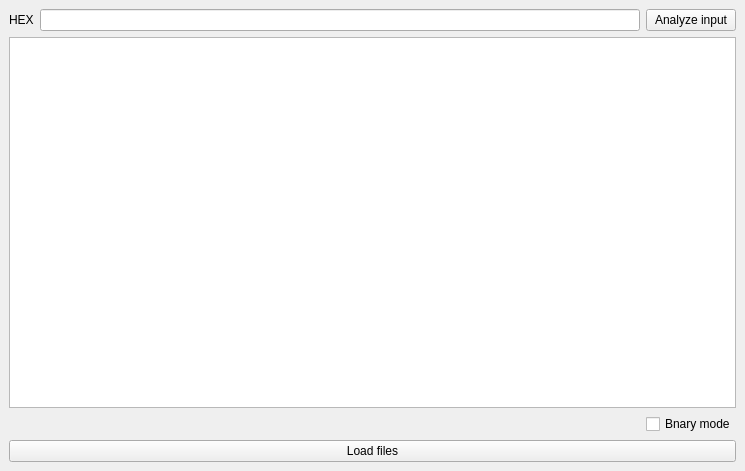
<?xml version="1.0" encoding="UTF-8"?>
<ui version="4.0">
 <class>UiEntropyAnalyzer</class>
 <widget class="QMainWindow" name="UiEntropyAnalyzer">
  <property name="geometry">
   <rect>
    <x>0</x>
    <y>0</y>
    <width>745</width>
    <height>471</height>
   </rect>
  </property>
  <property name="windowTitle">
   <string>Entropy Analyzer Tool</string>
  </property>
  <widget class="QWidget" name="centralwidget">
   <layout class="QGridLayout" name="gridLayout">
    <item row="0" column="2">
     <widget class="QPushButton" name="pushButton_AnalyzeInput">
      <property name="text">
       <string>Analyze input</string>
      </property>
     </widget>
    </item>
    <item row="0" column="1">
     <widget class="QLineEdit" name="lineEdit_InputBytes">
      <property name="sizePolicy">
       <sizepolicy hsizetype="Expanding" vsizetype="Fixed">
        <horstretch>0</horstretch>
        <verstretch>0</verstretch>
       </sizepolicy>
      </property>
     </widget>
    </item>
    <item row="3" column="0" colspan="3">
     <widget class="QPushButton" name="pushButton_LoadFiles">
      <property name="text">
       <string>Load files</string>
      </property>
     </widget>
    </item>
    <item row="1" column="0" colspan="3">
     <widget class="AdvancedPlainTextEdit" name="plainTextEdit_Output"/>
    </item>
    <item row="0" column="0">
     <widget class="QLabel" name="label">
      <property name="sizePolicy">
       <sizepolicy hsizetype="Maximum" vsizetype="Preferred">
        <horstretch>0</horstretch>
        <verstretch>0</verstretch>
       </sizepolicy>
      </property>
      <property name="text">
       <string>HEX</string>
      </property>
     </widget>
    </item>
    <item row="2" column="2">
     <widget class="QCheckBox" name="checkBox_BinaryMode">
      <property name="text">
       <string>Bnary mode</string>
      </property>
     </widget>
    </item>
   </layout>
  </widget>
 </widget>
 <customwidgets>
  <customwidget>
   <class>AdvancedPlainTextEdit</class>
   <extends>QPlainTextEdit</extends>
   <header>extensions/AdvancedPlainTextEdit.h</header>
  </customwidget>
 </customwidgets>
 <resources/>
 <connections/>
</ui>
